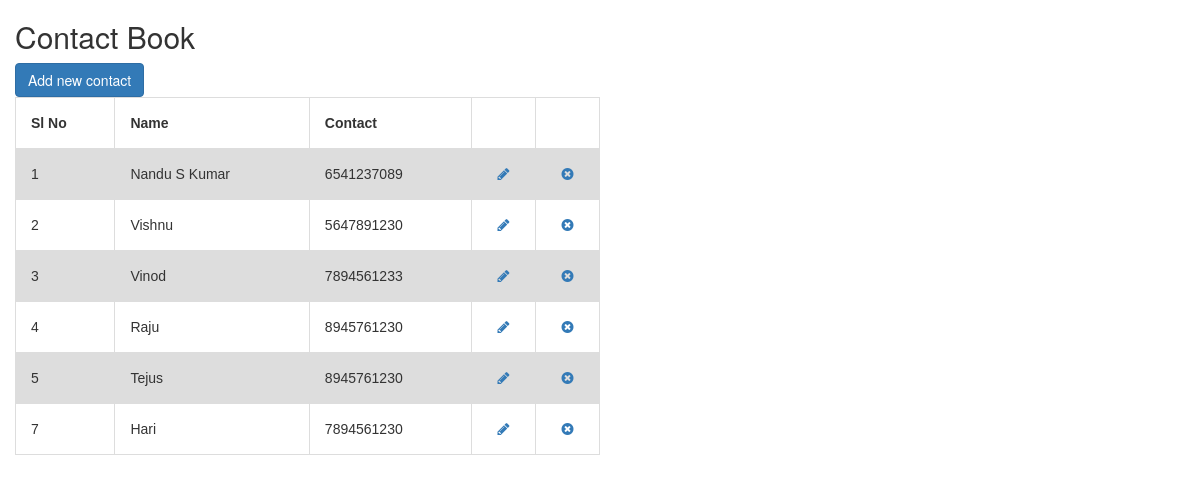
The page / on the database its author committed.
### tables this page shows
CREATE TABLE contacts (name NOT NULL, number NOT NULL, sl INTEGER PRIMARY KEY AUTOINCREMENT);

### app.py (the view)
@app.route('/index')
@app.route('/')
def list():
    conn = sqlite3.connect('test.db')
    conn.row_factory = sqlite3.Row
    cur = conn.cursor()
    cur.execute('SELECT * FROM contacts')
    rows = cur.fetchall()
    return render_template('index.html',rows=rows)

### templates/index.html (shortened to what this page needs)
<!DOCTYPE html>
<html>
<head>
    <link rel="stylesheet" href="https://cdnjs.cloudflare.com/ajax/libs/font-awesome/5.15.4/css/all.min.css" />
    <link rel="stylesheet" href="https://cdnjs.cloudflare.com/ajax/libs/font-awesome/4.7.0/css/font-awesome.min.css">
<link rel="stylesheet" href="https://maxcdn.bootstrapcdn.com/bootstrap/3.4.1/css/bootstrap.min.css">
</head>
<body>
  <div class="container">
    <div class="row">
<div>
<h2>Contact Book</h2>
<a href="/add_data"><button class="btn btn-primary">Add new contact</button></a>
</div>
<table class="col-md-6" >
  <tr>
    <th>Sl No</th>
    <th>Name</th>
    <th>Contact</th>
    <th></th>
    <th></th>
  </tr>
  {% for i in rows %}
  <tr>
    <td>{{i.sl}}</td>
    <td>{{i.name}}</td>
    <td>{{i.number}}</td>
    <td><center><a href="/edit/{{i.sl}}"><i class="fa fa-pencil"></i></a></center></td>
    <td><center><a href="/delete/{{i.sl}}"><i class="fa fa-times-circle"></i></a></center></td>
  </tr>
  {% endfor %}
</table>
</div>
</div>
</body>
</html>

### templates/index.html (style rules this page uses)
table { font-family: arial, sans-serif; border-collapse: collapse; width: 100%; }
td, th { border: 1px solid #dddddd; text-align: left; padding: 15px; }
tr:nth-child(even) { background-color: #dddddd; }

### rows shown on the page
contacts: sl "1", name "Nandu S Kumar", number "6541237089"
contacts: sl "2", name "Vishnu", number "5647891230"
contacts: sl "3", name "Vinod", number "7894561233"
contacts: sl "4", name "Raju", number "8945761230"
contacts: sl "5", name "Tejus", number "8945761230"
contacts: sl "7", name "Hari", number "7894561230"
